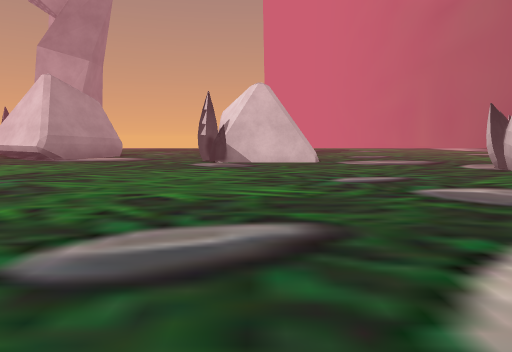
view 1 (above)

24 first-person views from a walk through a 3-D level made in the Unity game engine. The camera is 1.3 m above the floor, tilts 6° down and sees 70° across. The floor is counted in squares, 2 m on a side. Each view is taken from the middle of a square. On the plan, view 1 faces up. The plan holds only what a view shows up to about 11 squares ahead; the rest is blank. The place goes on beyond the plan. Some animated figures are not drawn. Some surface patterns are stand-ins.

view 2
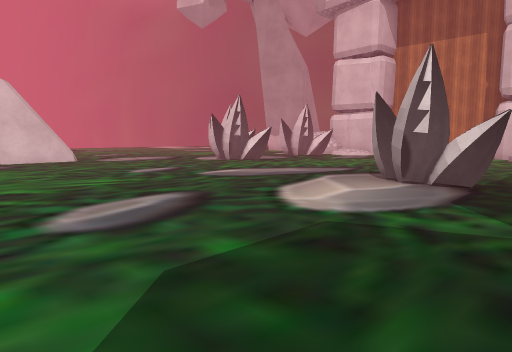

view 3
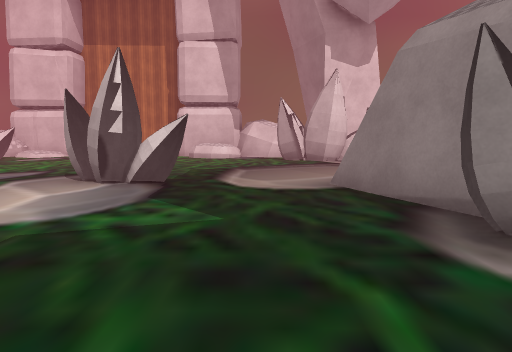

view 4
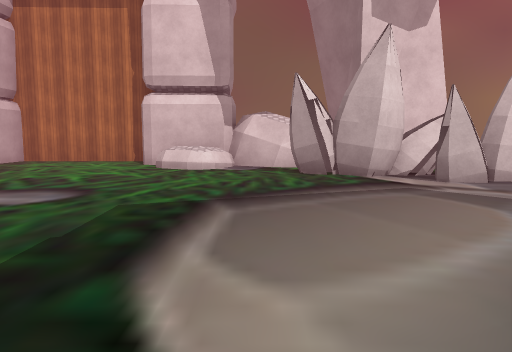

view 5
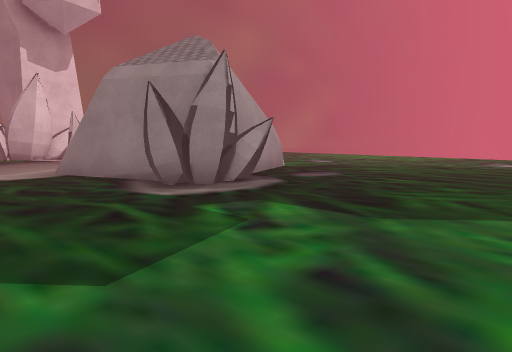

view 6
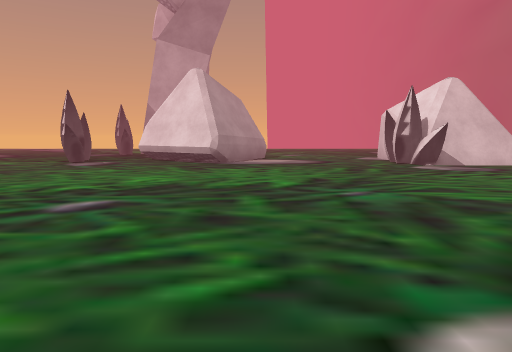

view 7
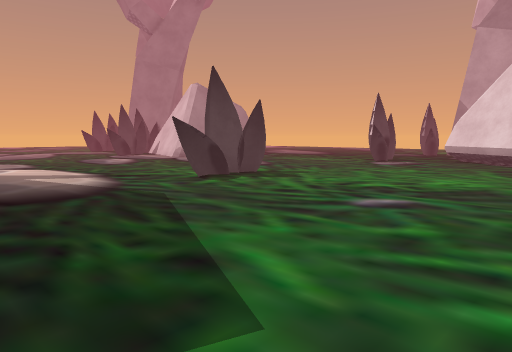

view 8
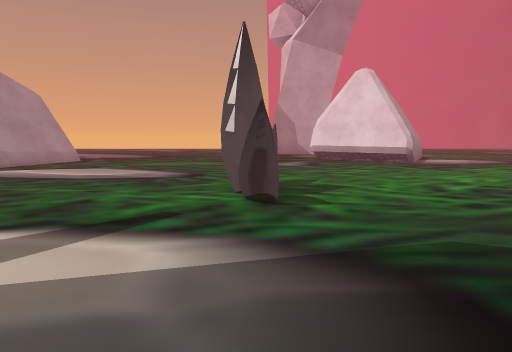

view 9
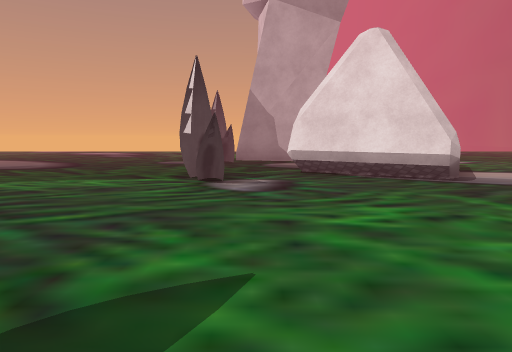

view 10
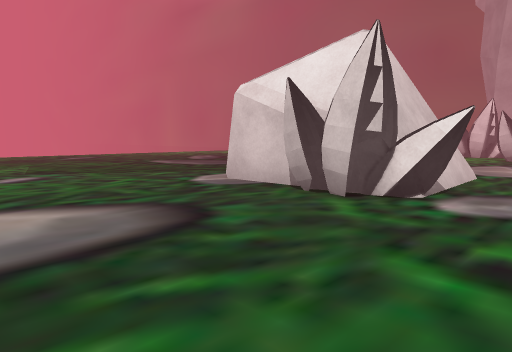

view 11
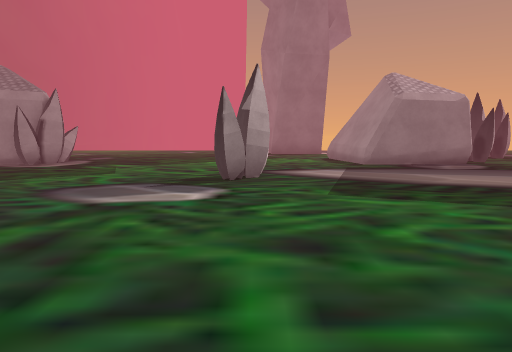

view 12
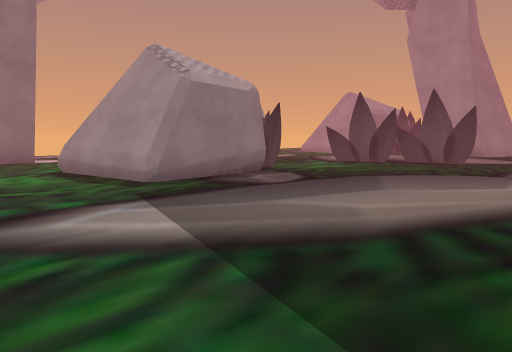

view 13
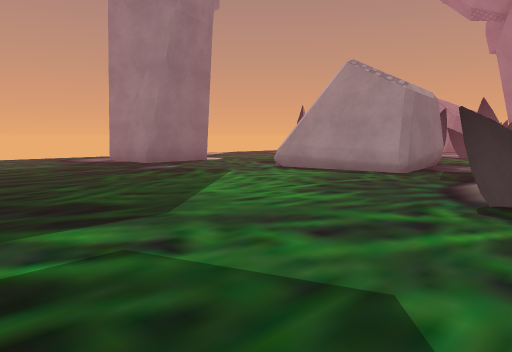

view 14
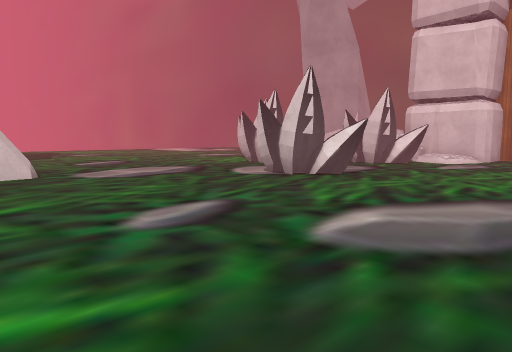

view 15
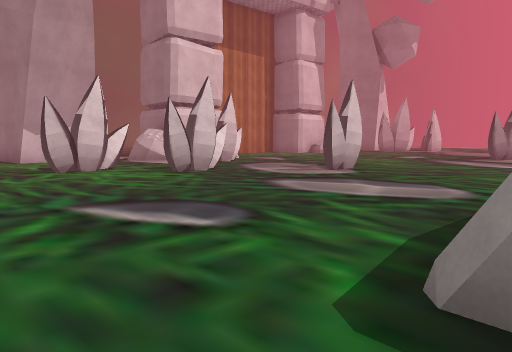

view 16
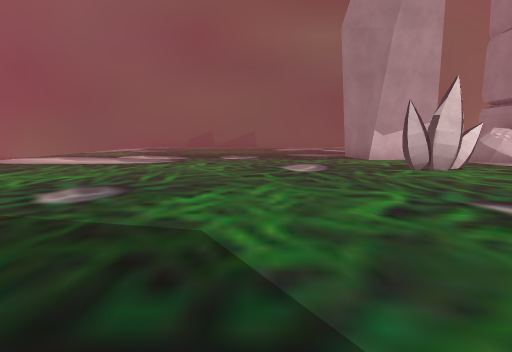

view 17
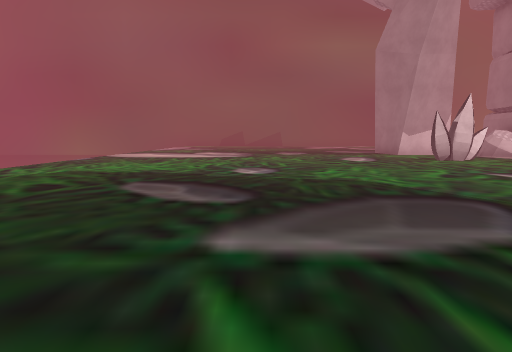

view 18
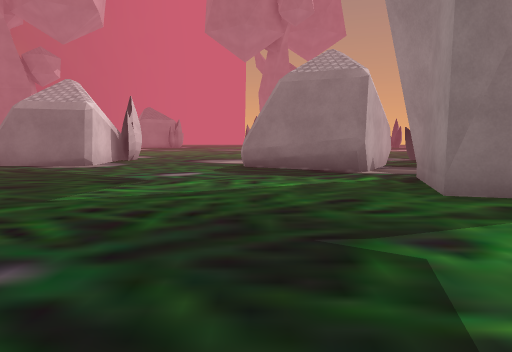

view 19
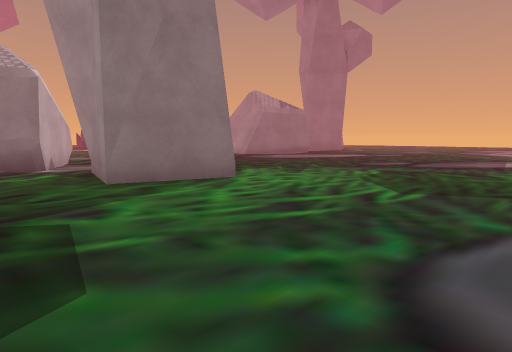

view 20
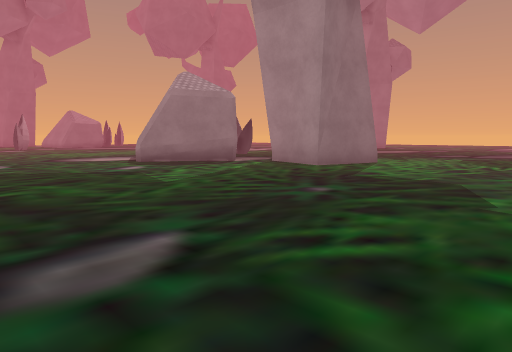

view 21
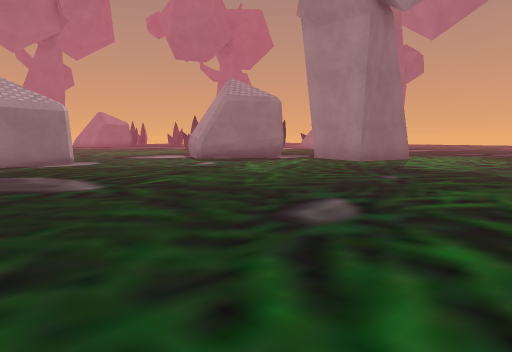

view 22
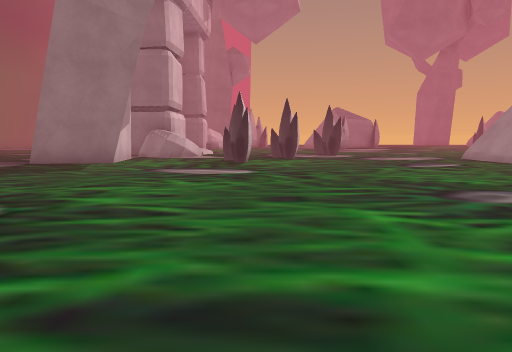

view 23
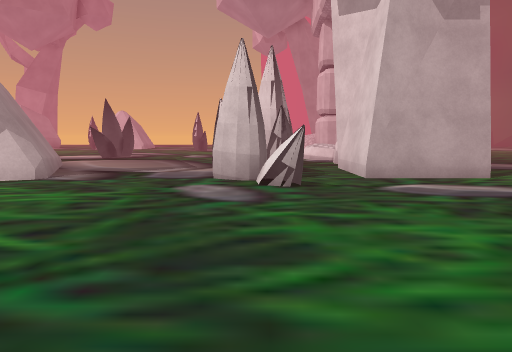

view 24
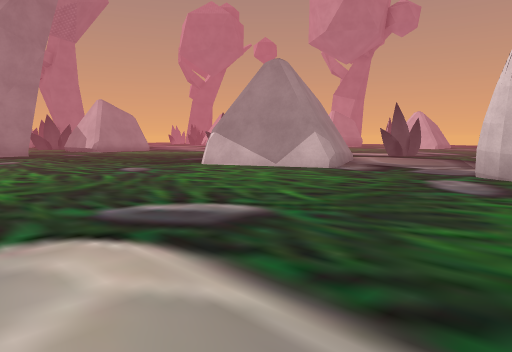

### Floor plan
Key: @ floor where view 1 was taken; # wall or solid block; x gap in a wall; . floor; = window, fence, low wall or low ledge; ^ raised ledge.
Columns run from 15 left of view 1 to 12 right of it. Each row starts with its distance up from view 1.
 22        .... ......  ..... ..
 21   ..........................
 20 ............................
 19 ............................
 18 ............................
 17 ......##....................
 16 .....###....................
 15 .....#......................
 14 .....#..#...................
 13 ........###.................
 12 .......####...###......#....
 11 #....#..##....###......##..#
 10 .....#........###.....#....#
  9 ......................#..##
  8 ....................#...#=#
  7 ....................#...#=#
  6 .....#..............#....###
  5 .....#.....................#
  4 ...........................#
  3 ...........................#
  2   ................#........#
  1   ................#......^##
  0 ..........#....@..#......^#
 -1 #.........#...............#
 -2 ##......................###
 -3 .#..####.......####....###
 -4  #..#  #.......## ##...#.#
 -5  .#    #........####...#.##x
 -6        #.........##....#....
 -7       .....................
 -8       ....................
 -9        .##................
-10          #...............
-11           ...............
-12           ......     ....

Positions as (right, up) in squares from view 1, and headings:
1: (0, 0), facing up
2: (-2, -1), facing up-right
3: (-2, -1), facing right
4: (2, -1), facing right
5: (-4, 0), facing down-right
6: (-5, 1), facing up
7: (-5, 1), facing up-left
8: (-10, 1), facing up
9: (-9, 5), facing up
10: (-5, 8), facing up-right
11: (-5, 6), facing down
12: (-5, 2), facing down-left
13: (-1, 0), facing down-left
14: (0, 3), facing up-right
15: (1, 14), facing down-right
16: (1, 15), facing right
17: (-2, 17), facing right
18: (-5, 21), facing down
19: (-5, 22), facing down-left
20: (0, 22), facing down-left
21: (2, 22), facing down-left
22: (8, 21), facing down
23: (8, -11), facing up
24: (9, -12), facing up-left
